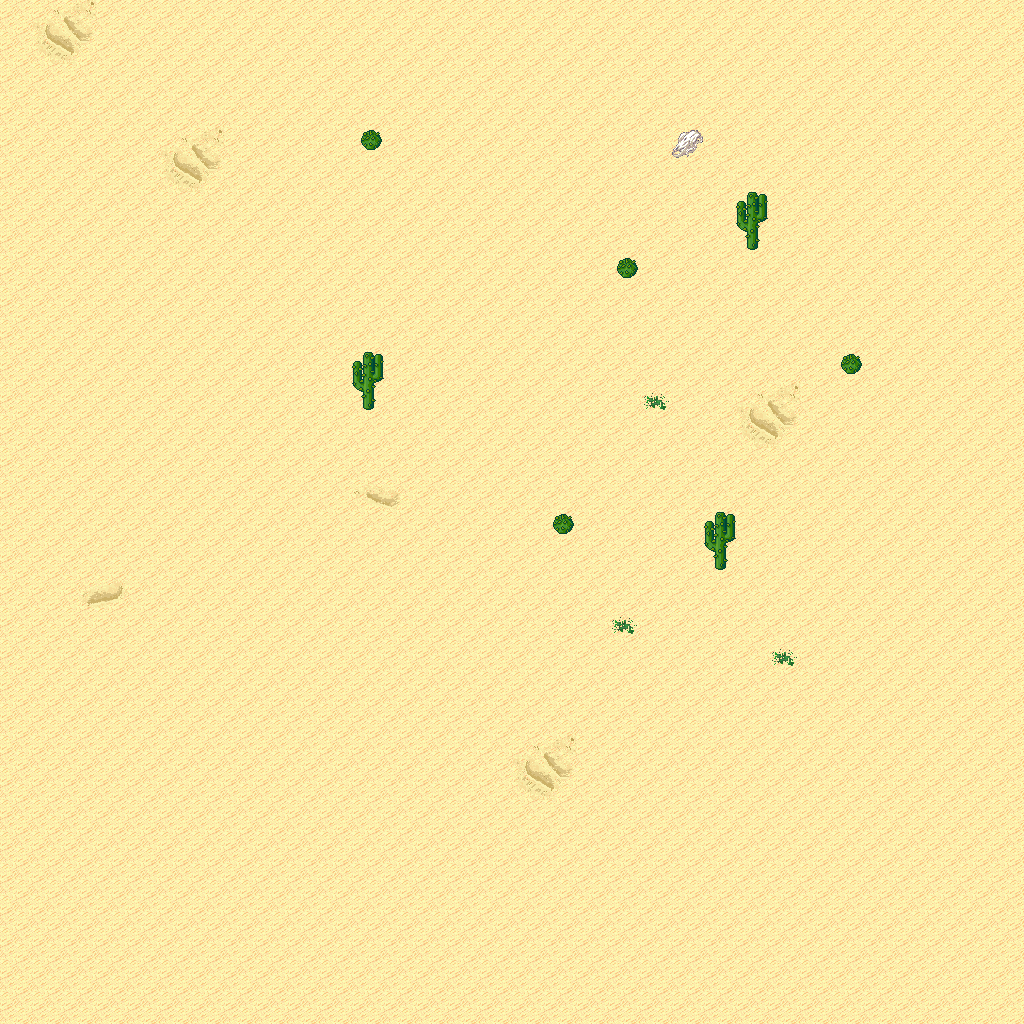

Below is a game level as drawn by its tile map, then a one-line description and the .tmx that defines it (tile-layer data replaced by summaries):
An orthogonal 32x32 tile map with 32x32 px tiles, 5 tile layers (Ground, Objects, Objects2, Above, ...), 1 hidden layer not drawn, 8 tilesets.

<map version="1.10" tiledversion="1.11.0" orientation="orthogonal" renderorder="right-down" width="32" height="32" tilewidth="32" tileheight="32" infinite="0" nextlayerid="11" nextobjectid="1">
 <tileset firstgid="1" name="logic_collision" tilewidth="32" tileheight="32" tilecount="1" columns="1">
  <image source="../drawable/logic_collision.png" width="32" height="32" />
 </tileset>
 <tileset firstgid="2" name="ground_ground" tilewidth="32" tileheight="32" tilecount="33" columns="3">
  <image source="../drawable/ground_ground.png" width="96" height="352" />
 </tileset>
 <tileset firstgid="35" name="ground_ridge_earth_pale" tilewidth="32" tileheight="32" tilecount="96" columns="12">
  <image source="../drawable/ground_ridge_earth_pale.png" width="384" height="256" />
 </tileset>
 <tileset firstgid="131" name="ground_ridge_earth_dark" tilewidth="32" tileheight="32" tilecount="96" columns="12">
  <image source="../drawable/ground_ridge_earth_dark.png" width="384" height="256" />
 </tileset>
 <tileset firstgid="227" name="terrain_desert" tilewidth="32" tileheight="32" tilecount="88" columns="8">
  <image source="../drawable/terrain_desert.png" width="256" height="352" />
 </tileset>
 <tileset firstgid="315" name="plant_tree_tree_darkgreen" tilewidth="32" tileheight="32" tilecount="88" columns="8">
  <image source="../drawable/plant_tree_tree_darkgreen.png" width="256" height="352" />
 </tileset>
 <tileset firstgid="403" name="ground_sand_2" tilewidth="32" tileheight="32" tilecount="15" columns="5">
  <image source="../drawable/ground_sand_2.png" width="160" height="96" />
 </tileset>
 <tileset firstgid="418" name="plant_cactus_2" tilewidth="32" tileheight="32" tilecount="10" columns="5">
  <image source="../drawable/plant_cactus_2.png" width="160" height="64" />
 </tileset>
 <layer id="1" name="Ground" width="32" height="32">
  <data>[1024 cells, 1024 non-empty, 11 distinct tile ids]</data>
 </layer>
 <layer id="2" name="Objects" width="32" height="32">
  <data>[1024 cells, 7 non-empty, 2 distinct tile ids]</data>
 </layer>
 <layer id="3" name="Objects2" width="32" height="32">
  <data>[1024 cells, 0 non-empty, 0 distinct tile ids]</data>
 </layer>
 <layer id="4" name="Above" width="32" height="32">
  <data>[1024 cells, 3 non-empty, 1 distinct tile ids]</data>
 </layer>
 <layer id="5" name="Above2" width="32" height="32">
  <data>[1024 cells, 0 non-empty, 0 distinct tile ids]</data>
 </layer>
 <layer id="6" name="Walkable" width="32" height="32" visible="0">
  <data>[1024 cells, 8 non-empty, 1 distinct tile ids]</data>
 </layer>
 <objectgroup id="7" name="Mapevents" />
 <objectgroup id="8" name="Spawn" />
 <objectgroup id="9" name="Keys" />
 <objectgroup id="10" name="Replace" />
</map>
